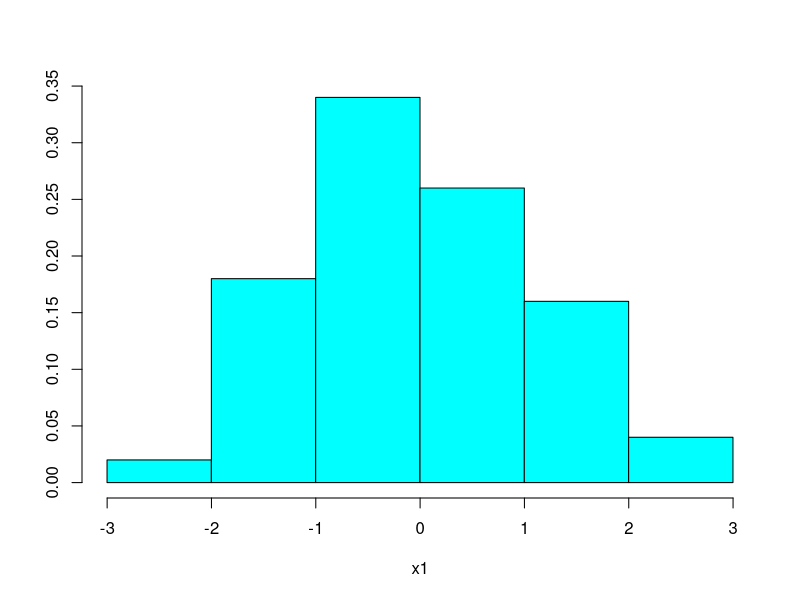
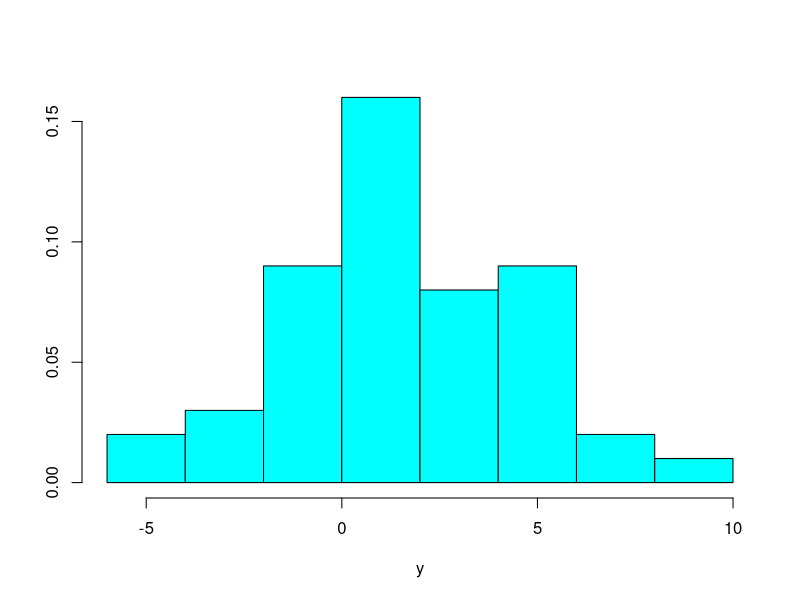
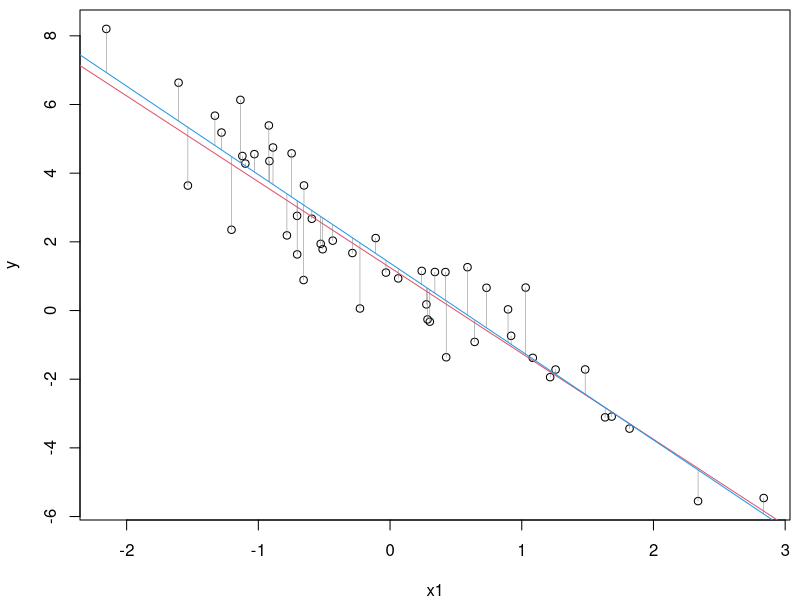
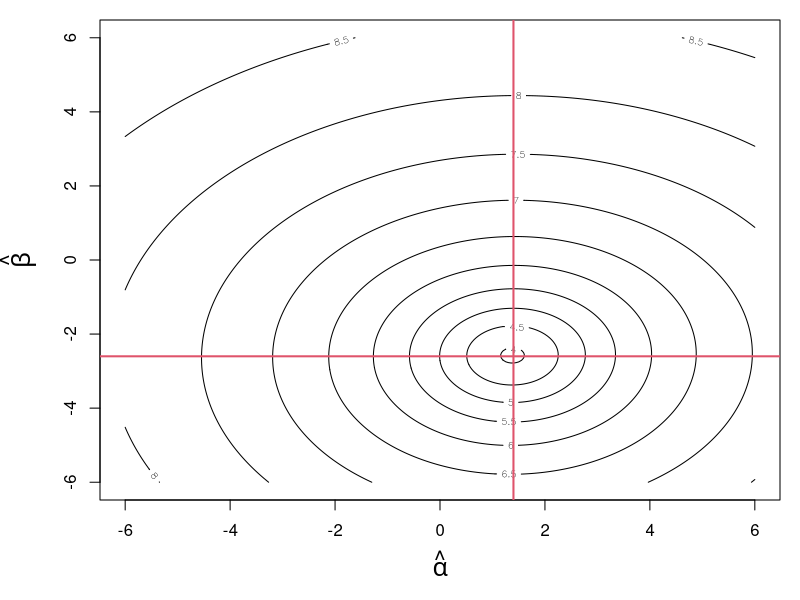
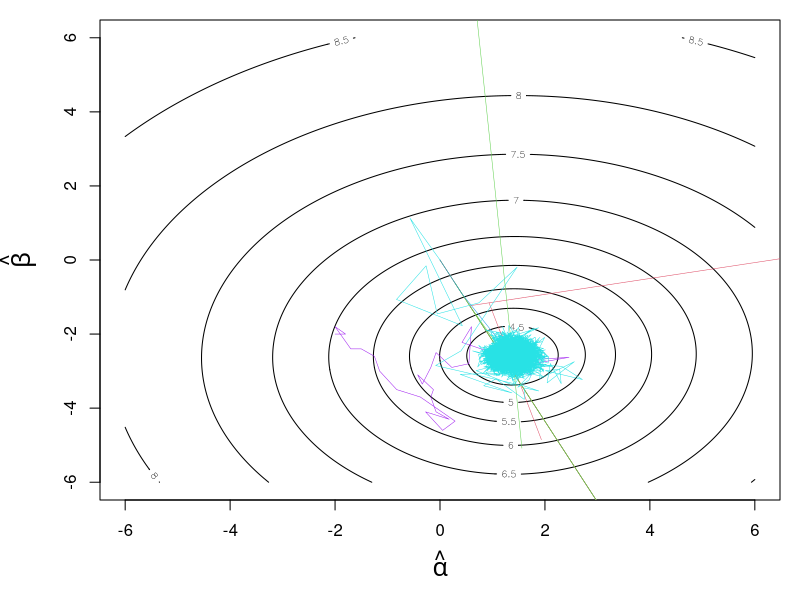
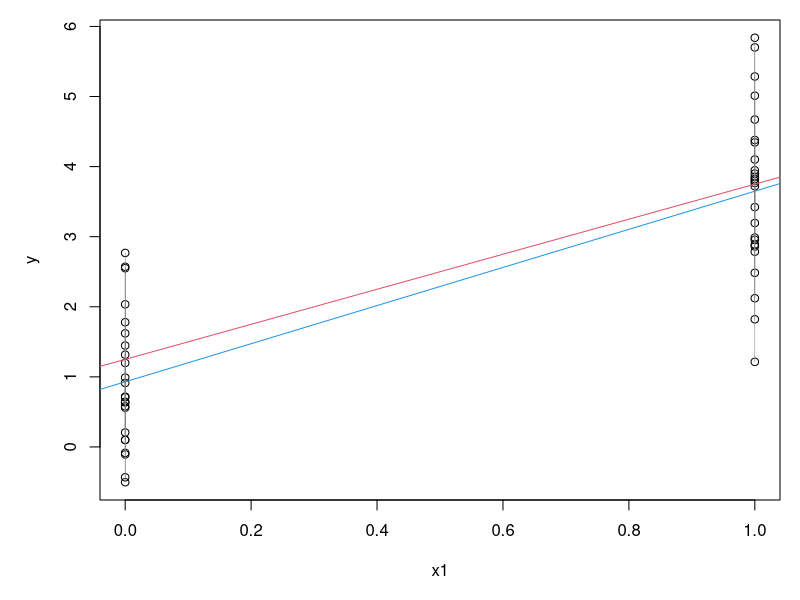
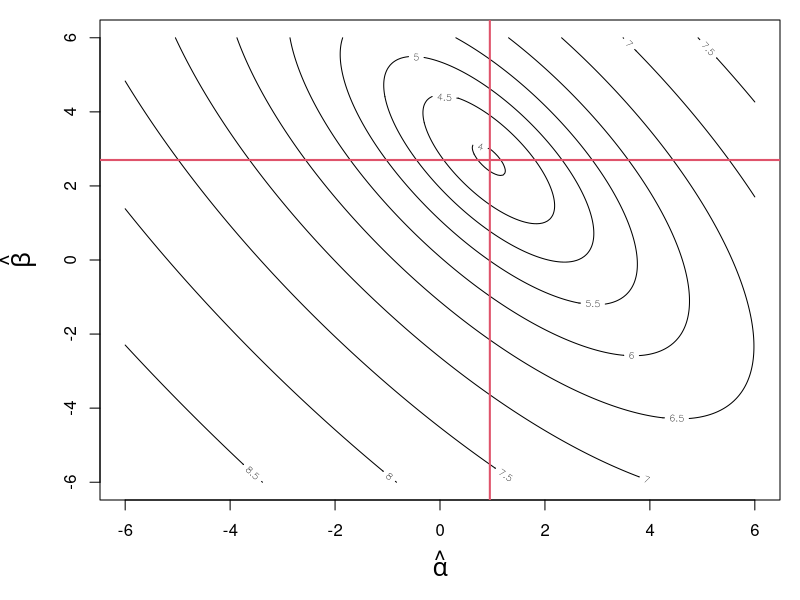
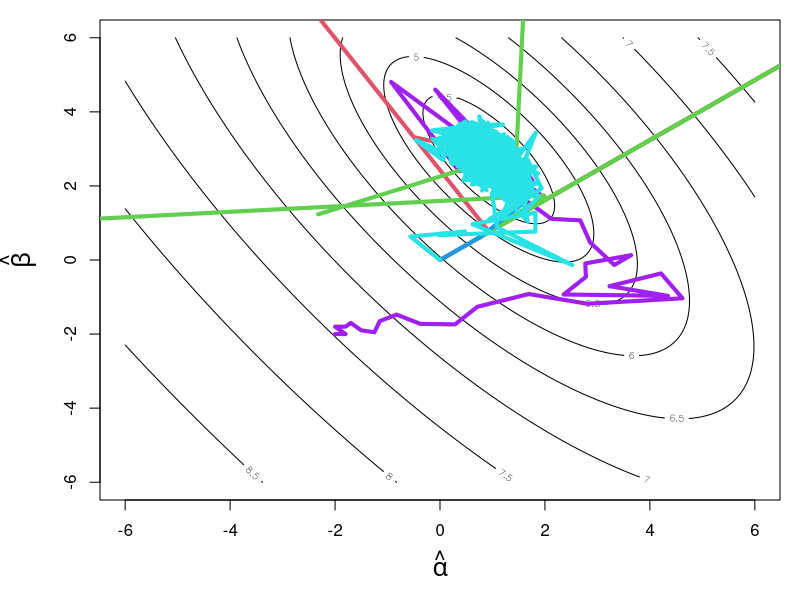

Write the R code that produced these figures, in order.
## R_Demo_Simulation_Learning_Estimate_linear_model.R
##########################################################################
## INSTRUCTOR: Christopher Fariss
## COURSE NAME: Programming and Simulation Methods for Computational Social Science (2W)
## University of Essex Summer School 2025
##
## Date: 2024-07-22
##
## Please e-mail me if you find any errors or have and suggestions (either email is fine)
## e-mail: cjf0006@gmail.com
## e-mail: cjfariss@umich.edu
##########################################################################
##
## Introduction to tutorial:
##
##########################################################################
## Introduction to tutorial:
##
## For this R tutorial, we will learn how:
##
## (1) Simulates two variable OLS regression in R.
## (2) Find the coordinates of the best estimates using the a "brute force" method.
## (3) Find the best estimates using the linear model lm() function.
## (4) Matrix algebra
## (5) Find the best estimates using a user defined function which is passed to the optim function
## (6) Visualize the results using the contour plot function from the graphics library
## (7) Simulate the model where the independent variable x is continuous and binary
##
##########################################################################

## install the library if necessary
## install.packages(c("graphics", "mvtnorm"))

## load necessary libraries
library(graphics)
library(mvtnorm)


##########################################################################
## when x1 (independent variable) is continuous and y (dependent variable) is continuous
##########################################################################

## generate simulated vales
n <- 50
x1 <- rnorm(n,0,1)

MASS::truehist(x1)

## make design matrix
X <- cbind(1, x1)

head(X)

k <- ncol(X)

# select true population parameters
alpha <- 1.250000
beta <- -2.500000

# generate y with error
error_term <- rnorm(n)
summary(error_term)

y <- alpha * X[,1] + beta * X[,2] + error_term

summary(y)

MASS::truehist(y)

## plot the x1 and y variable in 2D euclidean space
par(mfrow=c(1,1), mar=c(4,4,.5,.5))
plot(x1, y)
abline(a=alpha, b=beta, col=2)

## estimate the fit of the linear model
fit <- lm(y ~ x1)
fit

## print the summary for the fit object
summary(fit)

## plot the line of best fit
abline(reg=fit, col=4)

## plot the error lines between the y points and the estimated y_hats (the line of best fit)
for(i in 1:n){
    lines(x=c(x1[i], x1[i]), y=c(fit$coefficients[1]+fit$coefficients[2]*x1[i], y[i]), col=grey(.5), lwd=.5)
}

## use linear algebra to find the Best estimates (this is why we defined X with a column of 1s)
beta_estimate <- solve(t(X) %*% X) %*% t(X)%*%y
beta_estimate

## generate vector of possible values for the parameter estimates of alpha and beta by brute force
alpha.hat <- seq(from=-6,6,.05)
beta.hat <- seq(from=-6,6,.05)

sumsquare <- matrix(NA, nrow=length(alpha.hat), ncol=length(beta.hat))

for(i in 1:length(alpha.hat)){
    for(j in 1:length(beta.hat)){
        y.hat <- alpha.hat[i] * X[,1] + beta.hat[j] * X[,2]
        sumsquare[i,j] <- -sum((y-y.hat)^2)
    }
}

## find the coordinates from the matrix where the minimum of the sum of square residuals resides
coordinates <- which(sumsquare == sumsquare[-sumsquare==min(-sumsquare)], arr.ind = TRUE)
coordinates

## these coordinates match the best estimates of the alpha and beta parameters
par <- c(alpha.hat[coordinates[1]], beta.hat[coordinates[2]])
par # notice that these estimates are much less precise than the estimates obtained below

## counter plot from the brute force method (logged for visualization)
par(mar=c(5,5,1,1))
contour(alpha.hat,beta.hat,log(-sumsquare), xlab=expression(hat(alpha)), ylab=expression(hat(beta)), cex.lab=1.5)
abline(v=par[1], col=2, lwd=2)
abline(h=par[2], col=2, lwd=2)

## generate variables for monitoring the function
eval <- array(dim=c(1000,3))
iter <- 1

# user defined function passed to optim
ols.func <- function(par, X, iterate=TRUE){
    alpha.hat <- par[1]
    beta.hat <- par[2]
    y.hat <- alpha.hat + beta.hat * X[,2]
    #out <- -sum((y-y.hat)^2)
    out <- sum(log(dnorm(y, mean=y.hat, sd=1)))
    
    if(iterate==TRUE){
        eval[iter,1] <<- alpha.hat
        eval[iter,2] <<- beta.hat
        eval[iter,3] <<- out
        iter <<- iter+1
    }
    return(out)
}

## pass function to optim with initial values
optim.out <- optim(par = c(0,0), fn = ols.func, X=X, method="BFGS", control=list(fnscale = -1), hessian = TRUE)
optim.out

## estimate additional quantities of interest
se <- sqrt(diag(solve(-optim.out$hessian))) #calculate standard errors
VCV <- solve(-optim.out$hessian) #compute variance-covariance matrix
se
VCV

## compare with results from the lm function
summary(lm(y~x1))


## plot gradient paths for the following algorithims: "Nelder-Mead", "BGFS", "CG", "L-BFGS-B", "SANN"
eval <- array(dim=c(1500,4))
iter <- 1
optim.out <- optim(par = c(-2,-2), ols.func, X=X, method="Nelder-Mead", control=list(fnscale = -1), hessian = TRUE)
contour(alpha.hat,beta.hat,log(-sumsquare), xlab=expression(hat(alpha)), ylab=expression(hat(beta)), cex.lab=1.5)
lines(eval[1:iter,1], eval[1:iter,2], col="purple", lwd=.5)
optim.out$par
iter

eval <- array(dim=c(1500,4))
iter <- 1
optim.out <- optim(par = c(0,0), ols.func, X=X, method="BFGS", control=list(fnscale = -1), hessian = TRUE)
lines(eval[1:iter,1], eval[1:iter,2], col=2, lwd=.5)
optim.out$par
iter

eval <- array(dim=c(1500,4))
iter <- 1
optim.out <- optim(par = c(0,0), ols.func, X=X, method="CG", control=list(fnscale = -1), hessian = TRUE)
lines(eval[1:iter,1], eval[1:iter,2], col=3, lwd=.5)
optim.out$par
iter

eval <- array(dim=c(1500,4))
iter <- 1
optim.out <- optim(par = c(0,0), ols.func, X=X, method="L-BFGS-B", control=list(fnscale = -1), hessian = TRUE)
lines(eval[1:iter,1], eval[1:iter,2], col=4, lwd=.5)
optim.out$par
iter

eval <- array(dim=c(20000,4))
iter <- 1
optim.out <- optim(par = c(0,0), ols.func, X=X, method="SANN", control=list(fnscale = -1), hessian = TRUE)
lines(eval[1:iter,1], eval[1:iter,2], col=5, lwd=.5)
optim.out$par
iter





##########################################################################
## when x1 (independent variable) is binary and y (dependent variable) is continuous
##########################################################################


## generate simulated vales
n <- 50
x1 <- rbinom(n,size=1,.5)
x1

## make design matrix
X <- cbind(1, x1)

k <- ncol(X)

## select true population parameters
alpha <- 1.250000
beta <- 2.500000

## generate y with error
error_term <- rnorm(n)
y <- alpha * X[,1] + beta * X[,2] + error_term

## plot the x1 and y variable in 2D euclidean space
plot(x1, y)
abline(a=alpha, b=beta, col=2)

## estimate the fit of the linear model
fit <- lm(y~x1)

## print the summary for the fit object
summary(fit)

## plot the line of best fit
abline(reg=fit, col=4)

## plot the error lines between the y points and the estimated y_hats (the line of best fit)
for(i in 1:n){
    lines(x=c(x1[i], x1[i]), y=c(fit$coefficients[1]+fit$coefficients[2]*x1[i], y[i]), col=grey(.5), lwd=.5)
}

## use linear algebra to find the Best estimates (this is why we defined X with a column of 1s)
beta_estimate <- solve(t(X) %*% X) %*% t(X)%*%y
beta_estimate

## what is the beta estimate here? It is also the difference in proportion of y when x==1 and x==0
mean(y[x1==1]) - mean(y[x1==0])

## this is the average of y when x==1
mean(y[x1==1])

## this is the intercept  (the proportion of y when x==0)
mean(y[x1==0])


## generate vector of possible values for the parameter estimates of alpha and beta by brute force
alpha.hat <- seq(from=-6,6,.05)
beta.hat <- seq(from=-6,6,.05)

sumsquare <- matrix(NA, nrow=length(alpha.hat), ncol=length(beta.hat))
for(i in 1:length(alpha.hat)){
    for(j in 1:length(beta.hat)){
        y.hat <- alpha.hat[i] + beta.hat[j] * X[,2]
        sumsquare[i,j] <- -sum((y-y.hat)^2)
    }
}

## find the coordinates from the matrix where the minimum of the sum of square residulas resides
coordinates <- which(sumsquare == sumsquare[-sumsquare==min(-sumsquare)], arr.ind = TRUE)

## these coordinates match the best estimates of the alpha and beta parameters
par <- c(alpha.hat[coordinates[1]], beta.hat[coordinates[2]])
par # notice that these estimates are much less precise than the estiamtes obtained below

## counter plot from the brute force method (logged for visualization)
par(mar=c(5,5,1,1))
contour(alpha.hat,beta.hat,log(-sumsquare), xlab=expression(hat(alpha)), ylab=expression(hat(beta)), cex.lab=1.5)
abline(v=par[1], col=2, lwd=2)
abline(h=par[2], col=2, lwd=2)


## generate variables for monitoring the function
eval <- array(dim=c(1000,3))
iter <- 1

# user defined function passed to optim
## see above

## pass function to optim with initial values
optim.out <- optim(par = c(0,0), ols.func, X=X, method="BFGS", control=list(fnscale = -1), hessian = TRUE)
optim.out

## estiamte additional quantities of interest
se <- sqrt(diag(solve(-optim.out$hessian))) #calculate standard errors
VCV <- solve(-optim.out$hessian) #compute variance-covariance matrix
se
VCV

## compare with results from the lm function
summary(lm(y~x1))


## plot gradient paths for the following algorithims: "Nelder-Mead", "BGFS", "CG", "L-BFGS-B", "SANN"
eval <- array(dim=c(1500,4))
iter <- 1
optim.out <- optim(par = c(-2,-2), ols.func, X=X, method="Nelder-Mead", control=list(fnscale = -1), hessian = TRUE)
contour(alpha.hat,beta.hat,log(-sumsquare), xlab=expression(hat(alpha)), ylab=expression(hat(beta)), cex.lab=1.5)
lines(eval[1:iter,1], eval[1:iter,2], col="purple", lwd=4)
optim.out$par
iter

eval <- array(dim=c(1500,4))
iter <- 1
optim.out <- optim(par = c(0,0), ols.func, X=X, method="BFGS", control=list(fnscale = -1), hessian = TRUE)
lines(eval[1:iter,1], eval[1:iter,2], col=2, lwd=4)
optim.out$par
iter

eval <- array(dim=c(1500,4))
iter <- 1
optim.out <- optim(par = c(0,0), ols.func, X=X, method="CG", control=list(fnscale = -1), hessian = TRUE)
lines(eval[1:iter,1], eval[1:iter,2], col=3, lwd=4)
optim.out$par
iter

eval <- array(dim=c(1500,4))
iter <- 1
optim.out <- optim(par = c(0,0), ols.func, X=X, method="L-BFGS-B", control=list(fnscale = -1), hessian = TRUE)
lines(eval[1:iter,1], eval[1:iter,2], col=4, lwd=4)
optim.out$par
iter

eval <- array(dim=c(20000,4))
iter <- 1
optim.out <- optim(par = c(0,0), ols.func, X=X, method="SANN", control=list(fnscale = -1), hessian = TRUE)
lines(eval[1:iter,1], eval[1:iter,2], col=5, lwd=4)
optim.out$par
iter
